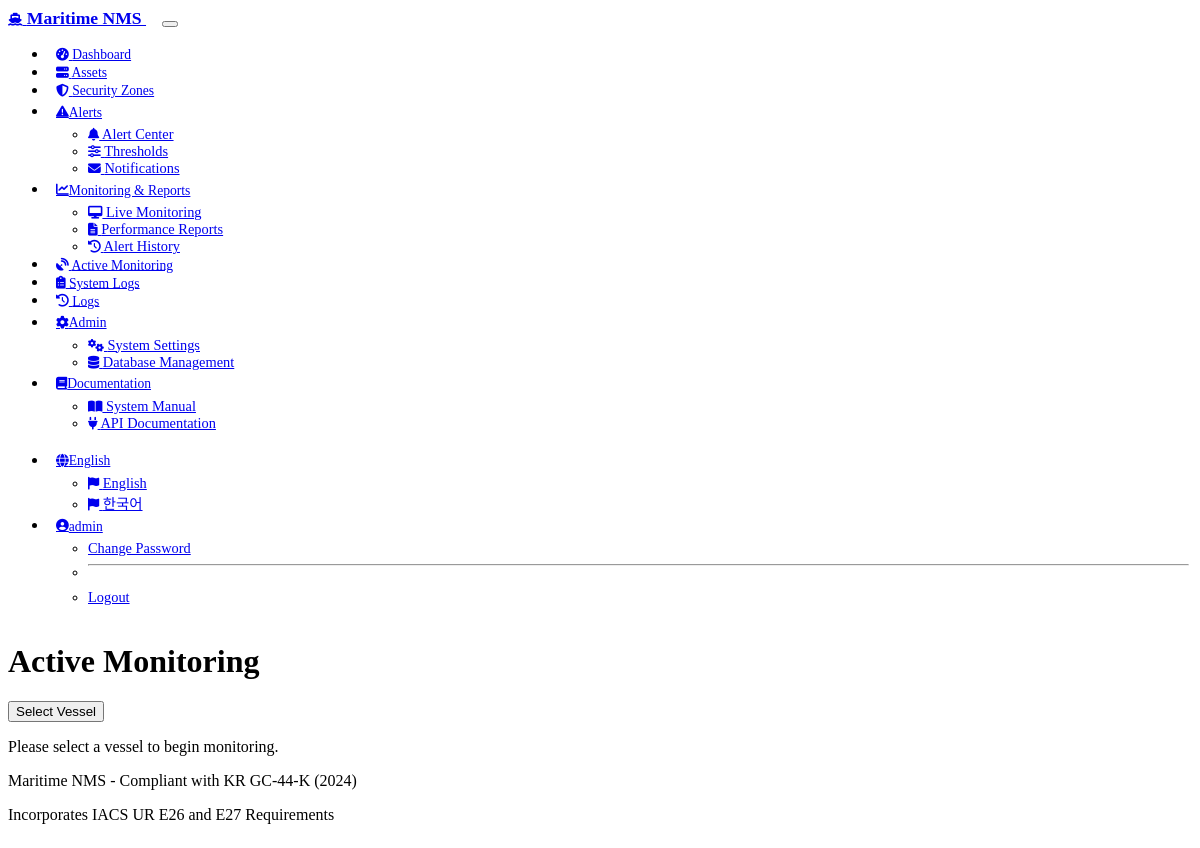
/active_monitoring (signed in), run on an earlier commit of the app's database.
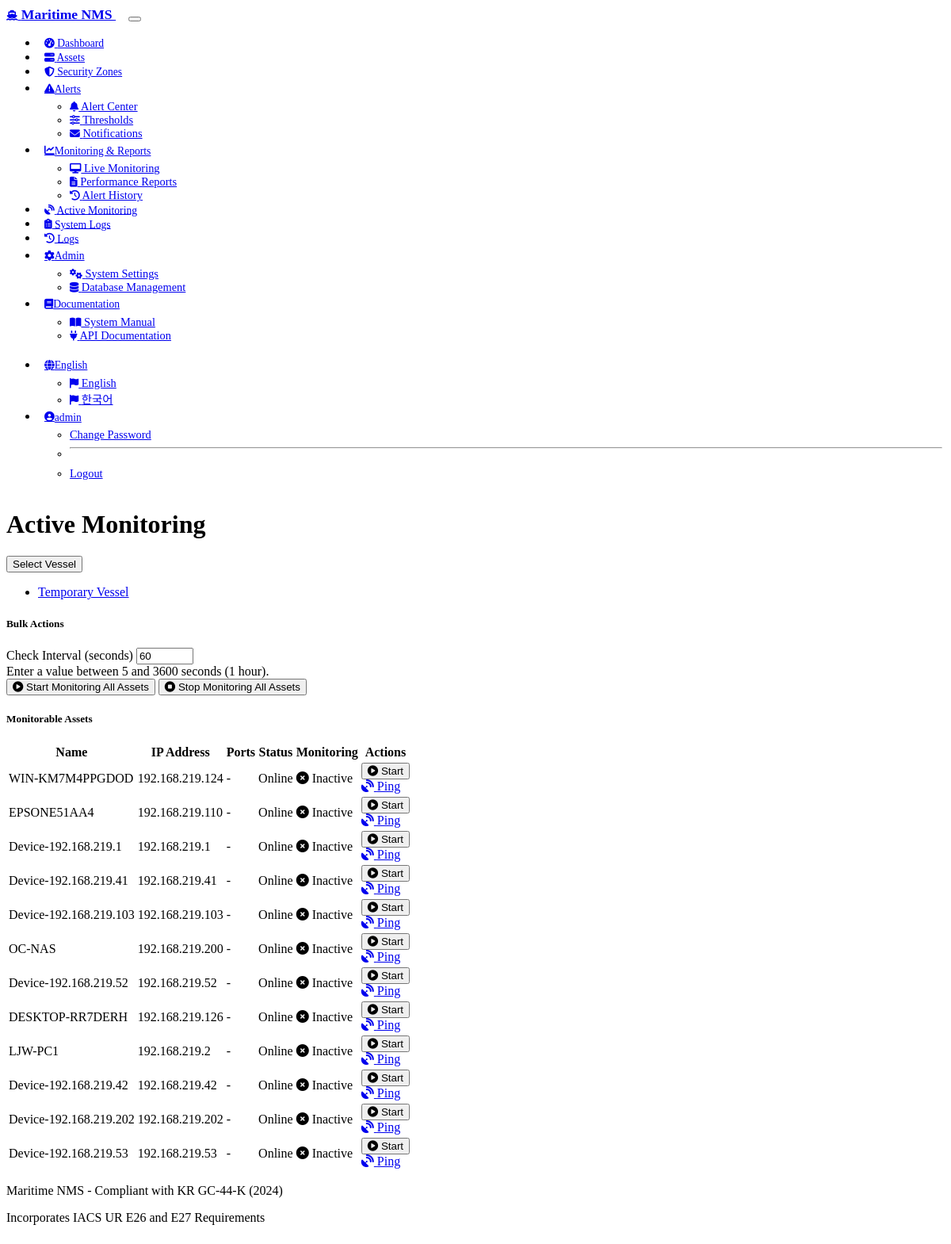
And on a later commit of the database.
### models.py (models this page shows, shortened)
class Vessel(db.Model):
    id = db.Column(db.Integer, primary_key=True)
    name = db.Column(db.String(128), nullable=False)
    imo_number = db.Column(db.String(7), unique=True, nullable=False)
    call_sign = db.Column(db.String(10))
    vessel_type = db.Column(db.String(64))
    built_date = db.Column(db.Date)
    flag = db.Column(db.String(64))
    description = db.Column(db.Text)
    created_at = db.Column(db.DateTime, default=datetime.datetime.utcnow)
    updated_at = db.Column(db.DateTime, default=datetime.datetime.utcnow, onupdate=datetime.datetime.utcnow)
    assets = db.relationship('CBSAsset', back_populates='vessel', cascade='all, delete-orphan')
    security_zones = db.relationship('SecurityZone', back_populates='vessel', cascade='all, delete-orphan')
    alerts = db.relationship('Alert', back_populates='vessel', cascade='all, delete-orphan')
    sensor_data = db.relationship('SensorData', back_populates='vessel', cascade='all, delete-orphan')

class CBSAsset(db.Model):
    id = db.Column(db.Integer, primary_key=True)
    name = db.Column(db.String(128), nullable=False)
    function = db.Column(db.Text)  # Brief function/purpose
    asset_type = db.Column(db.String(64))  # Hardware or Software
    manufacturer = db.Column(db.String(128))
    model = db.Column(db.String(128))
    serial_number = db.Column(db.String(128))
    firmware_version = db.Column(db.String(64))
    software_version = db.Column(db.String(64))
    os_type = db.Column(db.String(64))
    os_version = db.Column(db.String(64))
    patch_level = db.Column(db.String(64))
    physical_location = db.Column(db.String(128))  # Can store IP address
    ip_address = db.Column(db.String(45))  # Dedicated IP address field
    mac_address = db.Column(db.String(17))  # MAC address for asset
    status = db.Column(db.String(20))  # online, offline, warning, critical, etc
    last_scan = db.Column(db.DateTime)  # Last time asset was scanned
    protocols = db.Column(db.String(256))  # Supported communication protocols
    interfaces = db.Column(db.Text)  # Physical interfaces (network, serial)
    installation_date = db.Column(db.Date)
    end_of_life_date = db.Column(db.Date)
    vessel_id = db.Column(db.Integer, db.ForeignKey('vessel.id'), nullable=True)
    security_zone_id = db.Column(db.Integer, db.ForeignKey('security_zone.id'), nullable=True)
    parent_asset_id = db.Column(db.Integer, db.ForeignKey('cbs_asset.id'), nullable=True)  # For software installed on hardware
    created_at = db.Column(db.DateTime, default=datetime.datetime.utcnow)
    updated_at = db.Column(db.DateTime, default=datetime.datetime.utcnow, onupdate=datetime.datetime.utcnow)
    vessel = db.relationship('Vessel', back_populates='assets', foreign_keys=[vessel_id])
    security_zone = db.relationship('SecurityZone', back_populates='assets')
    parent_asset = db.relationship('CBSAsset', remote_side=[id], backref='installed_software')
    alerts = db.relationship('Alert', back_populates='cbs_asset', cascade='all, delete-orphan')
    sensor_data = db.relationship('SensorData', back_populates='cbs_asset', cascade='all, delete-orphan')
    compensation_measures = db.relationship('CompensationMeasure', back_populates='cbs_asset', cascade='all, delete-orphan')

### routes.py (the view, shortened to what this page needs)
@app.route('/active_monitoring', methods=['GET', 'POST'])
@login_required
def active_monitoring():
    import active_monitor
    vessels = Vessel.query.all()
    vessel_id = request.args.get('vessel_id', type=int)
    vessel = None
    if vessel_id:
        vessel = Vessel.query.get_or_404(vessel_id)
        assets = CBSAsset.query.filter(
            CBSAsset.vessel_id == vessel_id,
            CBSAsset.ip_address.isnot(None)
        ).all()
    else:
        if vessels:
            vessel = vessels[0]
            vessel_id = vessel.id
            assets = CBSAsset.query.filter(
                CBSAsset.vessel_id == vessel_id,
                CBSAsset.ip_address.isnot(None)
            ).all()
        else:
            assets = []
    monitoring_status = active_monitor.get_monitoring_status()
    for asset in assets:
        asset.is_monitored = asset.id in monitoring_status and monitoring_status[asset.id]["running"]
        if asset.is_monitored:
            asset.monitor_interval = monitoring_status[asset.id]["interval"]
            asset.monitor_start_time = monitoring_status[asset.id]["start_time"]
    test_results = {}
    return render_template('active_monitoring.html',
                          vessels=vessels,
                          selected_vessel=vessel,
                          assets=assets,
                          monitoring_status=monitoring_status,
                          test_results=test_results)

### active_monitor.py (called while the page is built, shortened)
def get_monitoring_status():
    result = {}
    return result

### app.py (called while the page is built)
@app.before_request
def before_request():
    if 'lang' in request.args:
        session['lang'] = request.args.get('lang')
    if 'lang' not in session:
        session['lang'] = 'en'  # Default to English

    @login_manager.user_loader
    def load_user(user_id):
        return User.query.get(int(user_id))

### models.py (called while the page is built)
    @property
    def is_active(self):
        return self.active

### templates/active_monitoring.html (shortened to what the changed rows need)
{% extends 'layout.html' %}
{% block content %}
<div class="container-fluid py-4">
    <div class="d-flex justify-content-between align-items-center mb-4">
        <h1 class="mb-0">{% if session['lang'] == 'ko' %}능동적 모니터링{% else %}Active Monitoring{% endif %}</h1>
        <div class="dropdown">
            <ul class="dropdown-menu dropdown-menu-end" aria-labelledby="vesselDropdown">
                {% for v in vessels %}
                <li><a class="dropdown-item {% if selected_vessel and selected_vessel.id == v.id %}active{% endif %}"
                       href="{{ url_for('active_monitoring', vessel_id=v.id) }}">{{ v.name }}</a></li>
                {% endfor %}
            </ul>
        </div>
    </div>
    {% if not selected_vessel %}
    <div class="alert alert-info">
        {% if session['lang'] == 'ko' %}
        모니터링을 시작하려면 선박을 선택하세요.
        {% else %}
        Please select a vessel to begin monitoring.
        {% endif %}
    </div>
    {% else %}
    <div class="card mb-4 shadow-sm">
        <div class="card-header d-flex justify-content-between align-items-center">
            <h5 class="mb-0">{% if session['lang'] == 'ko' %}일괄 작업{% else %}Bulk Actions{% endif %}</h5>
        </div>
        <div class="card-body">
            <form method="POST" class="row align-items-end">
                <div class="col-md-4 mb-3">
                    <label for="interval" class="form-label">{% if session['lang'] == 'ko' %}확인 주기 (초){% else %}Check Interval (seconds){% endif %}</label>
                    <input type="number" class="form-control" id="interval" name="interval" value="60" min="5" max="3600">
                    <div class="form-text">{% if session['lang'] == 'ko' %}5초에서 3600초(1시간) 사이의 값을 입력하세요.{% else %}Enter a value between 5 and 3600 seconds (1 hour).{% endif %}</div>
                </div>
                <div class="col-md-8 mb-3">
                    <button type="submit" name="action" value="start_all" class="btn btn-primary me-2">
                        <i class="fas fa-play-circle me-1"></i> {% if session['lang'] == 'ko' %}모든 자산 모니터링 시작{% else %}Start Monitoring All Assets{% endif %}
                    </button>
                    <button type="submit" name="action" value="stop_all" class="btn btn-danger">
                        <i class="fas fa-stop-circle me-1"></i> {% if session['lang'] == 'ko' %}모든 자산 모니터링 중지{% else %}Stop Monitoring All Assets{% endif %}
                    </button>
                </div>
            </form>
        </div>
    </div>
    <div class="card shadow-sm">
        <div class="card-header">
            <h5 class="mb-0">{% if session['lang'] == 'ko' %}모니터링 가능한 자산{% else %}Monitorable Assets{% endif %}</h5>
        </div>
        <div class="card-body p-0">
            <div class="table-responsive">
                <table class="table table-hover mb-0">
                    <thead class="table-light">
                        <tr>
                            <th>{% if session['lang'] == 'ko' %}이름{% else %}Name{% endif %}</th>
                            <th>{% if session['lang'] == 'ko' %}IP 주소{% else %}IP Address{% endif %}</th>
                            <th>{% if session['lang'] == 'ko' %}포트{% else %}Ports{% endif %}</th>
                            <th>{% if session['lang'] == 'ko' %}상태{% else %}Status{% endif %}</th>
                            <th>{% if session['lang'] == 'ko' %}모니터링{% else %}Monitoring{% endif %}</th>
                            <th>{% if session['lang'] == 'ko' %}동작{% else %}Actions{% endif %}</th>
                        </tr>
                    </thead>
                    <tbody>
                        {% for asset in assets %}
                        <tr>
                            <td>{{ asset.name }}</td>
                            <td>{{ asset.ip_address }}</td>
                            <td>{{ asset.protocols or '-' }}</td>
                            <td>
                                {% if asset.status == 'online' %}
                                <span class="badge bg-success">{% if session['lang'] == 'ko' %}온라인{% else %}Online{% endif %}</span>
                                {% elif asset.status == 'offline' %}
                                <span class="badge bg-danger">{% if session['lang'] == 'ko' %}오프라인{% else %}Offline{% endif %}</span>
                                {% elif asset.status == 'warning' %}
                                <span class="badge bg-warning">{% if session['lang'] == 'ko' %}경고{% else %}Warning{% endif %}</span>
                                {% else %}
                                <span class="badge bg-secondary">{% if session['lang'] == 'ko' %}알 수 없음{% else %}Unknown{% endif %}</span>
                                {% endif %}
                            </td>
                            <td>
                                {% if asset.is_monitored %}
                                <span class="badge bg-success">
                                    <i class="fas fa-check-circle me-1"></i> {% if session['lang'] == 'ko' %}활성화됨{% else %}Active{% endif %}
                                </span>
                                <div class="mt-1">
                                    <small>{% if session['lang'] == 'ko' %}주기: {{ asset.monitor_interval }}초{% else %}Interval: {{ asset.monitor_interval }}s{% endif %}</small>
                                </div>
                                <div>
                                    <small>{% if session['lang'] == 'ko' %}시작: {{ asset.monitor_start_time | replace("T", " ") }}{% else %}Since: {{ asset.monitor_start_time | replace("T", " ") }}{% endif %}</small>
                                </div>
                                {% else %}
                                <span class="badge bg-secondary">
                                    <i class="fas fa-times-circle me-1"></i> {% if session['lang'] == 'ko' %}비활성화됨{% else %}Inactive{% endif %}
                                </span>
                                {% endif %}
                            </td>
                            <td>
                                <div class="btn-group btn-group-sm">
                                    {% if asset.is_monitored %}
                                    <form method="POST" class="d-inline">
                                        <input type="hidden" name="asset_id" value="{{ asset.id }}">
                                        <button type="submit" name="action" value="stop" class="btn btn-danger">
                                            <i class="fas fa-stop-circle me-1"></i> {% if session['lang'] == 'ko' %}중지{% else %}Stop{% endif %}
                                        </button>
                                    </form>
                                    {% else %}
                                    <form method="POST" class="d-inline">
                                        <button type="submit" name="action" value="start" class="btn btn-success">
                                            <i class="fas fa-play-circle me-1"></i> {% if session['lang'] == 'ko' %}시작{% else %}Start{% endif %}
                                        </button>
                                    </form>
                                    {% endif %}
                                    <a href="{{ url_for('active_monitoring', vessel_id=selected_vessel.id, test_ping=asset.id) }}" class="btn btn-primary">
                                        <i class="fas fa-satellite-dish me-1"></i> {% if session['lang'] == 'ko' %}핑{% else %}Ping{% endif %}
                                    </a>
                                </div>
                            </td>
                        </tr>
                        {% endfor %}
                    </tbody>
                </table>
            </div>
        </div>
    </div>
    {% endif %}
</div>
{% endblock %}

What changed in the data, as far as the page shows it:
added Vessel: name "Temporary Vessel"
added CBSAsset: name "WIN-KM7M4PPGDOD", ip_address "192.168.219.124", protocols "-", status "Online"
added CBSAsset: name "EPSONE51AA4", ip_address "192.168.219.110", protocols "-", status "Online"
added CBSAsset: name "Device-192.168.219.1", ip_address "192.168.219.1", protocols "-", status "Online"
added CBSAsset: name "Device-192.168.219.41", ip_address "192.168.219.41", protocols "-", status "Online"
added CBSAsset: name "Device-192.168.219.103", ip_address "192.168.219.103", protocols "-", status "Online"
added CBSAsset: name "OC-NAS", ip_address "192.168.219.200", protocols "-", status "Online"
added CBSAsset: name "Device-192.168.219.52", ip_address "192.168.219.52", protocols "-", status "Online"
added CBSAsset: name "DESKTOP-RR7DERH", ip_address "192.168.219.126", protocols "-", status "Online"
added CBSAsset: name "LJW-PC1", ip_address "192.168.219.2", protocols "-", status "Online"
added CBSAsset: name "Device-192.168.219.42", ip_address "192.168.219.42", protocols "-", status "Online"
added CBSAsset: name "Device-192.168.219.202", ip_address "192.168.219.202", protocols "-", status "Online"
added CBSAsset: name "Device-192.168.219.53", ip_address "192.168.219.53", protocols "-", status "Online"
Also different on the page:
form field interval: (not shown) → "60"
text no longer shown: "Please select a vessel to begin monitoring."
text now shown: "Bulk Actions Check Interval (seconds) Enter a value between 5 and 3600 seconds (1 hour). Start Monitoring All Assets Stop Monitoring All Assets Monitorable Assets Name IP Address Ports Status Monitoring Actions"
